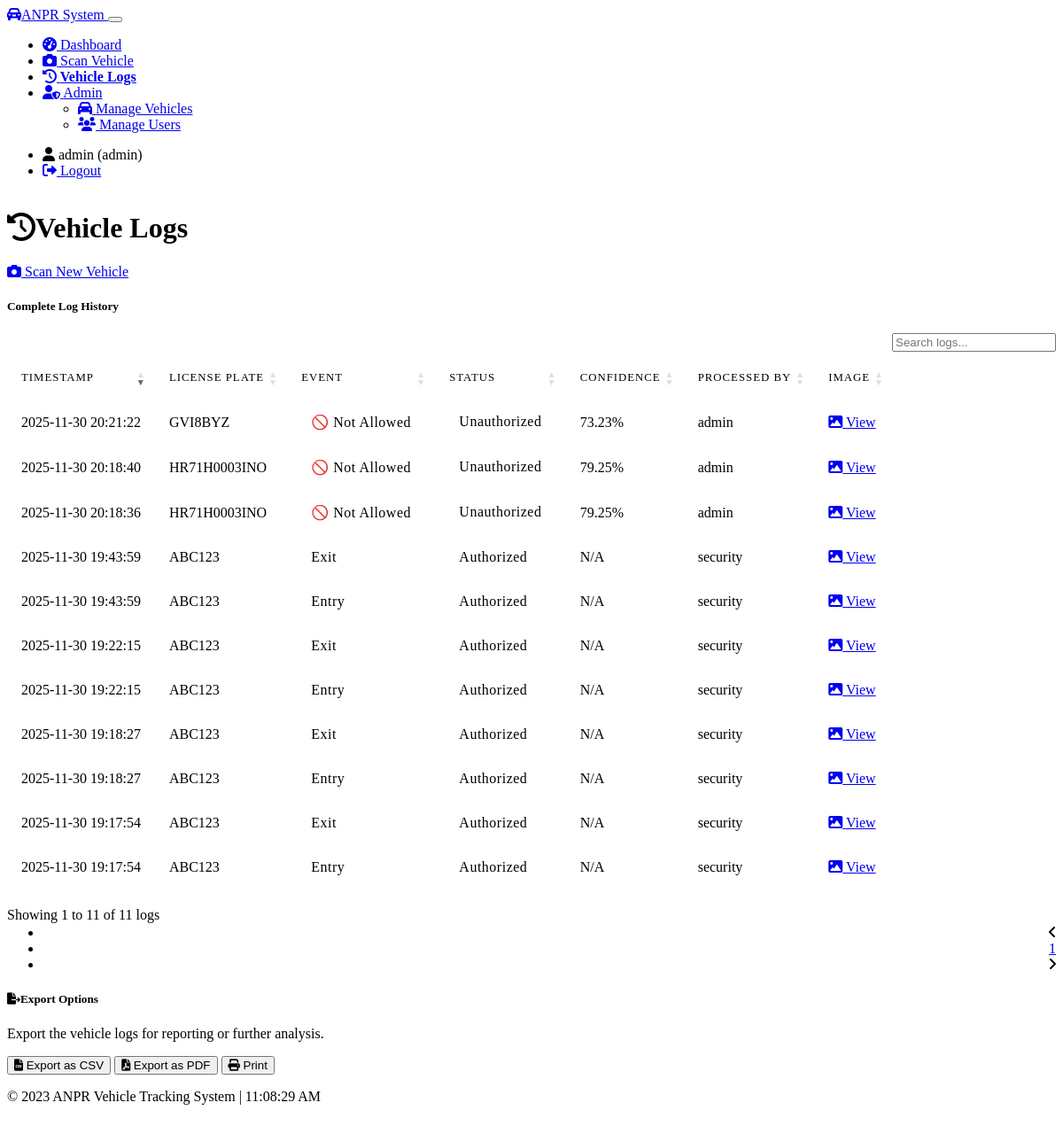
Page /vehicle-logs (signed in) on the earlier database version.
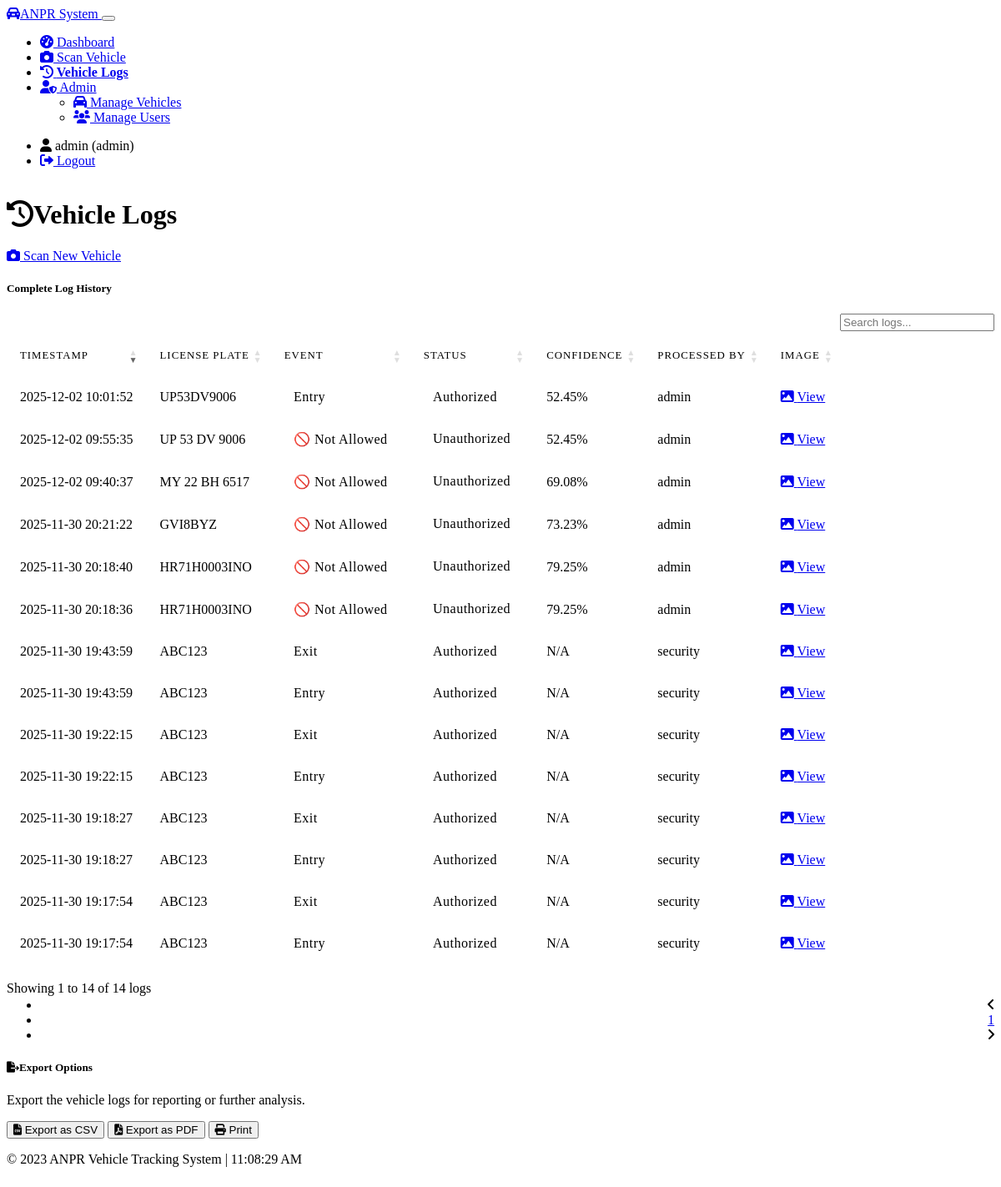
Same page on the later database version.
### models.py (models this page shows, shortened)
class User(UserMixin, db.Model):
    id = db.Column(db.Integer, primary_key=True)
    username = db.Column(db.String(64), unique=True, nullable=False)
    email = db.Column(db.String(120), unique=True, nullable=False)
    password_hash = db.Column(db.String(256), nullable=False)
    role = db.Column(db.String(20), nullable=False)  # 'admin' or 'security'
    created_at = db.Column(db.DateTime, default=lambda: datetime.now())  # LOCAL TIME
    def is_admin(self):
        return self.role == 'admin'

class VehicleLog(db.Model):
    id = db.Column(db.Integer, primary_key=True)
    vehicle_id = db.Column(db.Integer, db.ForeignKey('vehicle.id'), nullable=True)
    plate_number = db.Column(db.String(20), nullable=False)
    is_authorized = db.Column(db.Boolean, default=False)
    confidence = db.Column(db.Float, nullable=True)  # Confidence score of ANPR
    event_type = db.Column(db.String(10), nullable=False)  # 'entry' or 'exit'
    image_path = db.Column(db.String(255), nullable=True)
    processed_by = db.Column(db.Integer, db.ForeignKey('user.id'), nullable=False)
    timestamp = db.Column(db.DateTime, default=lambda: datetime.now())  # LOCAL TIME
    vehicle = db.relationship('Vehicle', backref=db.backref('logs', lazy=True))
    user = db.relationship('User', backref=db.backref('processed_logs', lazy=True))

### routes/dashboard.py (the view)
@dashboard_bp.route('/vehicle-logs')
@login_required
def vehicle_logs():
    logs = VehicleLog.query.order_by(VehicleLog.timestamp.desc()).all()
    return render_template('vehicle_logs.html', logs=logs)

### app.py (called while the page is built)
@login_manager.user_loader
def load_user(user_id):
    return User.query.get(int(user_id))

### templates/vehicle_logs.html (shortened to what this page needs)
{% extends "base.html" %}
{% block content %}
<div class="container mt-4">
    <div class="d-flex justify-content-between align-items-center mb-4">
        <h1><i class="fas fa-history me-2"></i>Vehicle Logs</h1>
        <a href="{{ url_for('security.scan') }}" class="btn btn-primary">
            <i class="fas fa-camera me-1"></i> Scan New Vehicle
        </a>
    </div>
    <div class="card bg-dark mb-4">
        <div class="card-header">
            <h5 class="card-title mb-0">Complete Log History</h5>
        </div>
        <div class="card-body">
            {% if logs %}
            <div class="table-responsive">
                <table id="vehicle-logs-table" class="table table-dark table-hover">
                    <thead>
                        <tr>
                            <th>Timestamp</th>
                            <th>License Plate</th>
                            <th>Event</th>
                            <th>Status</th>
                            <th>Confidence</th>
                            <th>Processed By</th>
                            <th>Image</th>
                        </tr>
                    </thead>
                    <tbody>
                        {% for log in logs %}
                        <tr class="log-entry">
                            <td>{{ log.timestamp.strftime('%Y-%m-%d %H:%M:%S') }}</td>
                            <td>{{ log.plate_number }}</td>
                            <td>
                                {% if not log.is_authorized %}
                                    <span class="badge bg-danger">🚫 Not Allowed</span>
                                {% else %}
                                    {% if log.event_type == 'entry' %}
                                        <span class="badge bg-primary">Entry</span>
                                    {% else %}
                                        <span class="badge bg-secondary">Exit</span>
                                    {% endif %}
                                {% endif %}
                            </td>
                            <td>
                                {% if log.is_authorized %}
                                <span class="badge bg-success">Authorized</span>
                                {% else %}
                                <span class="badge bg-danger">Unauthorized</span>
                                {% endif %}
                            </td>
                            <td>
                                {% if log.confidence %}
                                {{ "%.2f"|format(log.confidence * 100) }}%
                                {% else %}
                                N/A
                                {% endif %}
                            </td>
                            <td>{{ log.user.username }}</td>
                            <td>
                                {% if log.image_path %}
                                <a href="{{ url_for('static', filename='processed/' + log.image_path.split('\\')[-1]) }}"
                                target="_blank" class="btn btn-sm btn-outline-info">
                                    <i class="fas fa-image"></i> View
                                </a>
                                {% else %}
                                <span class="text-muted">No image</span>
                                {% endif %}
                            </td>
                        </tr>
                        {% endfor %}
                    </tbody>
                </table>
            </div>
            {% else %}
            <div class="text-center text-muted p-4">
                <i class="fas fa-exclamation-circle fa-3x mb-3"></i>
                <p>No vehicle logs recorded yet.</p>
            </div>
            {% endif %}
        </div>
    </div>
    <div class="card bg-dark mb-4">
        <div class="card-header">
            <h5 class="card-title mb-0">
                <i class="fas fa-file-export me-2"></i>Export Options
            </h5>
        </div>
        <div class="card-body">
            <p class="text-muted mb-3">Export the vehicle logs for reporting or further analysis.</p>
            <div class="d-flex gap-2">
                <button class="btn btn-outline-primary" id="exportCSV">
                    <i class="fas fa-file-csv me-1"></i> Export as CSV
                </button>
                <button class="btn btn-outline-primary" id="exportPDF">
                    <i class="fas fa-file-pdf me-1"></i> Export as PDF
                </button>
                <button class="btn btn-outline-primary" id="printLogs">
                    <i class="fas fa-print me-1"></i> Print
                </button>
            </div>
        </div>
    </div>
</div>
{% endblock %}

### templates/base.html (shortened to what this page needs)
<!DOCTYPE html>
<html lang="en" data-bs-theme="dark">
<head>
    <link rel="stylesheet" href="https://cdn.replit.com/agent/bootstrap-agent-dark-theme.min.css">
    <link rel="stylesheet" href="https://cdnjs.cloudflare.com/ajax/libs/font-awesome/6.0.0/css/all.min.css">
    <link rel="stylesheet" href="https://cdn.datatables.net/1.13.1/css/dataTables.bootstrap5.min.css">
    <link rel="stylesheet" href="https://cdn.datatables.net/buttons/2.4.1/css/buttons.bootstrap5.min.css">
    <link rel="stylesheet" href="{{ url_for('static', filename='css/custom.css') }}">
</head>
<body>
    {% if current_user.is_authenticated %}
    <nav class="navbar navbar-expand-lg navbar-dark bg-dark">
        <div class="container-fluid">
            <a class="navbar-brand" href="{{ url_for('dashboard.index') }}">
                <i class="fas fa-car-alt me-2"></i>ANPR System
            </a>
            <button class="navbar-toggler" type="button" data-bs-toggle="collapse" data-bs-target="#navbarNav"
                    aria-controls="navbarNav" aria-expanded="false" aria-label="Toggle navigation">
            </button>
            <div class="collapse navbar-collapse" id="navbarNav">
                <ul class="navbar-nav me-auto">
                    <li class="nav-item">
                        <a class="nav-link {% if request.path == url_for('dashboard.index') %}active{% endif %}" href="{{ url_for('dashboard.index') }}">
                            <i class="fas fa-tachometer-alt me-1"></i> Dashboard
                        </a>
                    </li>
                    <li class="nav-item">
                        <a class="nav-link {% if request.path == url_for('security.scan') %}active{% endif %}" href="{{ url_for('security.scan') }}">
                            <i class="fas fa-camera me-1"></i> Scan Vehicle
                        </a>
                    </li>
                    <li class="nav-item">
                        <a class="nav-link {% if request.path == url_for('dashboard.vehicle_logs') %}active{% endif %}" href="{{ url_for('dashboard.vehicle_logs') }}">
                            <i class="fas fa-history me-1"></i> Vehicle Logs
                        </a>
                    </li>
                    {% if current_user.is_admin() %}
                    <li class="nav-item dropdown">
                        <a class="nav-link dropdown-toggle {% if '/admin/' in request.path %}active{% endif %}" href="#" id="adminDropdown" role="button"
                           data-bs-toggle="dropdown" aria-expanded="false">
                            <i class="fas fa-user-shield me-1"></i> Admin
                        </a>
                        <ul class="dropdown-menu" aria-labelledby="adminDropdown">
                            <li>
                                <a class="dropdown-item" href="{{ url_for('admin.vehicles') }}">
                                    <i class="fas fa-car me-1"></i> Manage Vehicles
                                </a>
                            </li>
                            <li>
                                <a class="dropdown-item" href="{{ url_for('admin.users') }}">
                                    <i class="fas fa-users me-1"></i> Manage Users
                                </a>
                            </li>
                        </ul>
                    </li>
                    {% endif %}
                </ul>
                <ul class="navbar-nav">
                    <li class="nav-item">
                        <span class="nav-link">
                            <i class="fas fa-user me-1"></i> {{ current_user.username }} ({{ current_user.role }})
                        </span>
                    </li>
                    <li class="nav-item">
                        <a class="nav-link" href="{{ url_for('auth.logout') }}">
                            <i class="fas fa-sign-out-alt me-1"></i> Logout
                        </a>
                    </li>
                </ul>
            </div>
        </div>
    </nav>
    {% endif %}
    <div class="main-content">
        {% block content %}{% endblock %}
    </div>
    <footer class="bg-dark text-light py-3 mt-5">
        <div class="container text-center">
            <p class="mb-0">
                &copy; 2023 ANPR Vehicle Tracking System
                <span class="ms-2 text-muted">|</span>
                <span class="ms-2" id="current-time"></span>
            </p>
        </div>
    </footer>
</body>
</html>

### static/css/custom.css (style rules this page uses)
body { min-height: 100vh; display: flex; flex-direction: column; background-color: var(--bs-dark); }
.main-content { flex: 1; }
.table-dark { background-color: transparent; border-radius: 0.5rem; }
.table-dark thead th { border-top: none; border-bottom: 1px solid rgba(255, 255, 255, 0.1); text-transform: uppercase; font-size: 0.8rem; letter-spacing: 1px; font-weight: 500; padding: 1rem; }
.table-dark tbody td { border-color: rgba(255, 255, 255, 0.05); padding: 1rem; vertical-align: middle; }
.badge { padding: 0.4rem 0.7rem; font-weight: 500; letter-spacing: 0.5px; }
.log-entry { transition: background-color 0.2s; }
.nav-link.active { font-weight: bold; border-bottom: 2px solid var(--bs-primary); }

Differences in the rows shown:
added VehicleLog: timestamp "2025-12-02 10:01:52", plate_number "UP53DV9006", is_authorized "Entry", log.confidence*100 "52.45", user.username "admin"
added VehicleLog: timestamp "2025-12-02 09:55:35", plate_number "UP 53 DV 9006", is_authorized "🚫 Not Allowed", log.confidence*100 "52.45", user.username "admin"
added VehicleLog: timestamp "2025-12-02 09:40:37", plate_number "MY 22 BH 6517", is_authorized "🚫 Not Allowed", log.confidence*100 "69.08", user.username "admin"
Other differences:
text written by a page script: "Showing 1 to 11 of 11 logs 1" → "Showing 1 to 14 of 14 logs 1"
